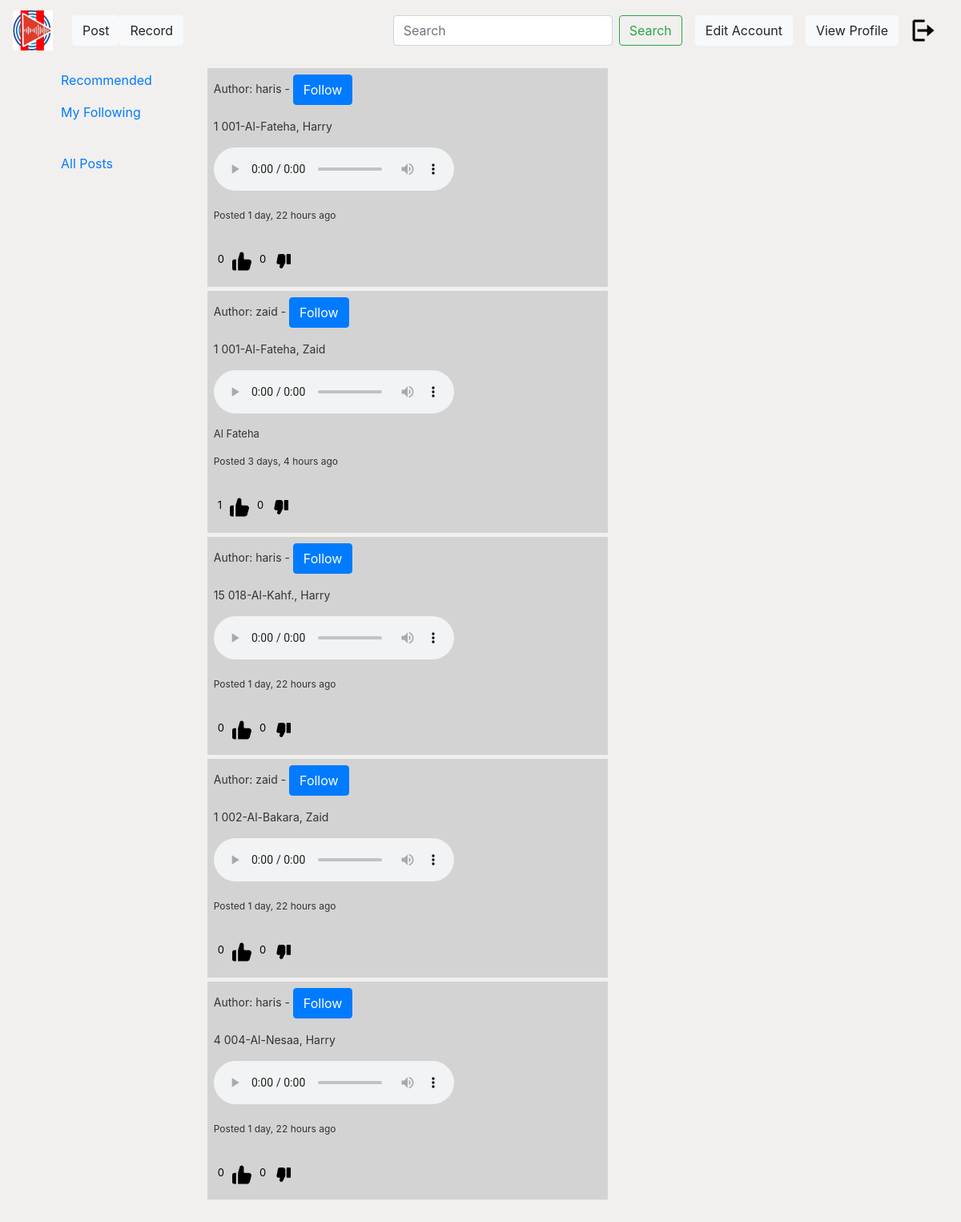
Screenshot of /recommendations/ (signed in) with the database file from the repository.
### user/models.py (models this page shows)
class Post(models.Model):
    juza=models.CharField(max_length=100,blank=True,null=True)
    surah= models.CharField(max_length=100,blank=True,null=True)
    reader= models.CharField(max_length=100,blank=True,null=True)
    file = models.FileField(upload_to="posts")
    content = models.TextField(max_length=1000)
    date_posted = models.DateTimeField(default=timezone.now)
    author = models.ForeignKey(User, on_delete=models.CASCADE)
    def like_count(self):
        return self.likes_dislikes.filter(like=True).count()
    def dislike_count(self):
        return self.likes_dislikes.filter(dislike=True).count()

### user/views.py (the view)
# urls.py: path('recommendations/', recommendation_view, name='recommendations'),
@login_required
def recommendation_view(request):
    user_id = request.GET.get('user_id', None)
    items = Post.objects.all()
    file_path = 'user/models/hybrid_recommendations.h5'
    try:
        with h5py.File(file_path, 'r') as file:
            if 'user_data' in file and user_id in file['user_data'] and 'item_data' in file and items in file['item_data']:
                user_predictions = file['user_data'][user_id][:]
                item_related = file['item_data'][items][:]
                recommended_items = process_predictions(user_predictions)
            else:
                recommended_items = get_random_items()
        return render(request, 'user/recommendations.html', {'recommended_items': recommended_items})
    except Exception as e:
        return render(request, 'error.html', {'message': str(e)})

### user/views.py (called while the page is built)
def get_random_items():
    all_posts = list(Post.objects.all())
    random.shuffle(all_posts)
    top_random_posts = all_posts[:10]
    return top_random_posts

### user/templates/user/recommendations.html (shortened to what this page needs)
{% extends "user/base.html" %} {% block content %}
<div class="row">
  <div class="col-md-3">
    {% include 'user/sidebar.html' %}
  <div class="col-md-3">
    {% if recommended_items %} {% for post in recommended_items %}
    <div
      class="level-item has-text-centered "
      style="background-color: lightgray; padding: 8px; margin-top: 5px; width: 500px;"
    >
      <p style="font-size: 14px">Author: {{ post.author.username }} - <a href="/follow/{{ post.author.id }}/" class="btn btn-primary align-left">Follow</a>
      <p style="font-size: 14px">
        {{ post.juza }} {{ post.surah }}, {{ post.reader }}
      </p>
      <audio controls>
        <source src="/media/{{ post.file }}" type="audio/mpeg" />
        <source src="/media/{{ post.file }}" type="audio/webm" />
      </audio>
      <div class="row">
        <div class="col-md-8">
          <p style="font-size: 13px; margin-top: 10px">{{ post.content }}</p>
          <p style="font-size: 12px; margin-top: 10px">
            Posted {{ post.date_posted|timesince }} ago
          </p>
        </div>
        <div class="col-md-4" style="margin-top: 20px; margin-left: 20px">
          <div class="row">
            <a class="like-btn" data-post-id="{{ post.id }}">
              <p id="like-count-{{ post.id }}">{{ post.like_count }}</p>
            </a>
            <a class="dislike-btn" data-post-id="{{ post.id }}">
              <p id="dislike-count-{{ post.id }}">{{ post.dislike_count }}</p>
            </a>
          </div>
        </div>
      </div>
    </div>
    {% endfor %} {% else %}
    <p>No Post found.</p>
    {% endif %}
  </div>
  <header class="site-header">
    <nav class="navbar navbar-expand-md navbar-dark bg-steel fixed-top">
        <a class="navbar-brand mr-4" href="{% url 'site-homepage' %}">{% load static %} <img
                src="{% static 'user/media/NewLogo_3.png' %}" class="rounded-left" alt="logo" width=50px
                height=50px /></a>
        <a href="{% url 'post_form' %}" class="btn btn-light">Post</a>
        <a href="{% url 'record' %}" class="btn btn-light">Record</a>
        <div class="collapse navbar-collapse" id="navbarToggle">
            <form class="d-flex" role="search" action="{% url 'searchpage' %}" method="GET">
                <input class="form-control me-2" type="search" placeholder="Search" name="q" required
                    aria-label="Search" />
                <button class="btn btn-outline-success ml-2" type="submit">
                    Search
                </button>
            </form>
            <a type="button" href="{% url 'site-editacc' %}" class="btn btn-light ml-3">Edit Account</a>
            <a type="button" href="{% url 'profile' user.id %}" class="btn btn-light ml-3">View Profile</a>
        </div>
        {% if user.is_authenticated %}
        <a class="nav-item nav-link" href="{% url 'site-user-logout' %}">{% load static %} <img
                src="{% static 'user/media/logout.png' %}" width=30px height=30px</a>
            {% endif%}
    </nav>
</header>
  {% endblock content %}

### user/static/user/name.css (style rules this page uses)
body { background:#f2f0ee; color: #333333; margin-top: 5rem; }

### user/templates/user/recommendations.html (style rules this page uses)
.like-btn { flex-direction: row; display: flex; }
.like-btn p { margin-right: 10px; font-size: 13px; color: black; text-decoration: none; }
.dislike-btn { flex-direction: row; display: flex; }
.dislike-btn p { margin-right: 10px; margin-left: 10px; font-size: 13px; color: black; text-decoration: none; }

### rows the page displays
Post: author.username "haris", juza "1", surah "001-Al-Fateha", reader "Harry", date_posted "1 day, 22 hours", like_count "0", dislike_count "0"
Post: author.username "zaid", juza "1", surah "001-Al-Fateha", reader "Zaid", content "Al Fateha", date_posted "3 days, 4 hours", like_count "1", dislike_count "0"
Post: author.username "haris", juza "15", surah "018-Al-Kahf.", reader "Harry", date_posted "1 day, 22 hours", like_count "0", dislike_count "0"
Post: author.username "zaid", juza "1", surah "002-Al-Bakara", reader "Zaid", date_posted "1 day, 22 hours", like_count "0", dislike_count "0"
Post: author.username "haris", juza "4", surah "004-Al-Nesaa", reader "Harry", date_posted "1 day, 22 hours", like_count "0", dislike_count "0"
